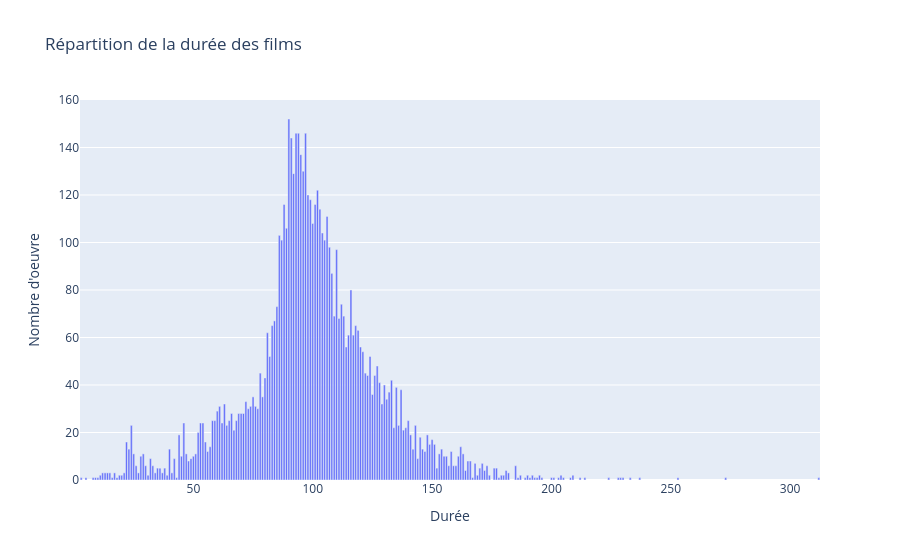

Here is the notebook cell this chart was saved with:
### Code cell
# Plotly

# Agrégation des données, nécessaire pour Plotly : 
duration_count = films.value_counts().sort_index()

# Création du graphique :
fig = px.bar(
    x=duration_count.index,
    y=duration_count.values,
    title="Répartition de la durée des films",
    labels={"x": "Durée", "y": "Nombre d'oeuvre"}
)
fig.show()

### Figure 1 — Plotly figure (JSON) as saved in the notebook; plotly's stock layout.template omitted (floating-point values rounded to 4 significant figures; data arrays with more than 128 entries replaced by an {"elided": "..."} marker saying what was removed)
{"data": [{"hovertemplate": "Durée=%{x}<br>Nombre d'oeuvre=%{y}<extra></extra>", "legendgroup": "", "marker": {"color": "#636efa", "pattern": {"shape": ""}}, "name": "", "orientation": "v", "showlegend": false, "textposition": "auto", "type": "bar", "x": {"elided": "205 int values"}, "xaxis": "x", "y": {"elided": "205 int values"}, "yaxis": "y"}], "layout": {"barmode": "relative", "legend": {"tracegroupgap": 0}, "title": {"text": "Répartition de la durée des films"}, "xaxis": {"anchor": "y", "domain": [0, 1], "title": {"text": "Durée"}}, "yaxis": {"anchor": "x", "domain": [0, 1], "title": {"text": "Nombre d'oeuvre"}}}}
